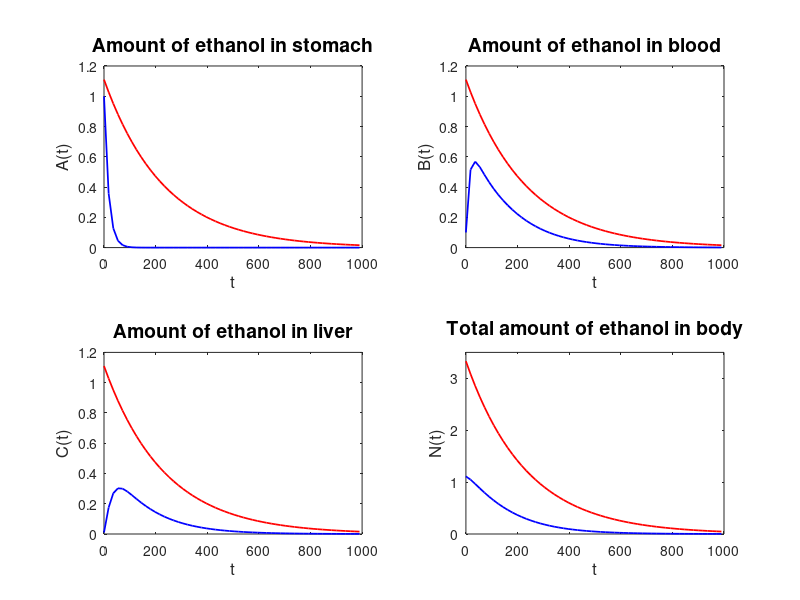

Recreate this plot in MATLAB.
%%%%%%%%%%%%%%%%%%%%%%%%%%%%%%%%%%%%%%%%%%%%%%%%%%%%%%%%%
%                                                       %
% Algorithm 2: First NSFD Method For Ethanol Metabolism %
%                                                       %
%%%%%%%%%%%%%%%%%%%%%%%%%%%%%%%%%%%%%%%%%%%%%%%%%%%%%%%%%

% Step 0: Clearing

clear all;
close all;
clc;

% Step 1: Define All Constant Problem Parameters

a = 0.1;
b = 0.025;
c = 0.020;
d = 1;

% Step 2: Set Up Time Vector, Solution Vectors And Initial Conditions

% Step 2.1: Definition Of Time Vector

T = 1000;
h = 18;
t = 0:h:T;

% Step 2.2: Definition Of Initial Conditions And Solution Matrix X

X2      = zeros(3,length(t));
eig2      = zeros(3,length(t));
A_0     = 1.00;
B_0     = 0.10;
C_0     = 0.01;
eig2(1,1) = 1.00;
eig2(2,1) = 1.00;
eig2(3,1) = 1.00;
X2(1,1) = A_0;
X2(2,1) = B_0;
X2(3,1) = C_0;

% Step 2.3: Eigenvalues and Eigenvectors of System Matrix of Super-Solution

A_Super   = [-a 0 0; a -b b; 0 b -(b+c/(d+A_0+B_0+C_0))];
[V,W]     = eig(A_Super);

% Step 3: NSFD Method For Solving The Differential Equation

% Step 3.1: Definition Of Matrix A2

A2      = zeros(3,3);
A2(1,1) = 1/(1+h*a);

% Step 3.2: Solution Loop For NSFD Scheme

for j = 1:1:(length(t)-1)
  A2(2,1)     = ((h*a)/((1+h*a)*(1+h*b)));
  A2(2,2)     = (1/(1+h*b));
  A2(2,3)     = (h*b)/((1+h*b));
  A2(3,1)     = (h^2*a*b)/((1+h*a)*(1+h*b)*(1+(h*c)/(d+X2(3,j))));
  A2(3,2)     = (h*b)/((1+h*b)*(1+(h*c)/(d+X2(3,j))));
  A2(3,3)     = 1/((1+h*b)*(1+(h*c)/(d+X2(3,j))));
  eig2(:,j+1) = eig(A2);
  X2(:,j+1)   = A2*X2(:,j);
endfor

% Step 4: Plotting Of Solutions

A2_max = max(max(A2(:,2:1:end)));

figure(2)

hold on

subplot(2,2,1);
plot(t,X2(1,:),'color','blue','linewidth',1.25);
hold on
plot(t,(A_0+B_0+C_0)*exp(max(min(W))*t),'color','red','linewidth',1.25);
title('Amount of ethanol in stomach','fontsize',14);
xlabel('t','fontsize',12);
ylabel('A(t)','fontsize',12);
yticks([0 0.2 0.4 0.6 0.8 1.0 1.2]);

subplot(2,2,2);
plot(t,X2(2,:),'color','blue','linewidth',1.25);
hold on
plot(t,(A_0+B_0+C_0)*exp(max(min(W))*t),'color','red','linewidth',1.25);
title('Amount of ethanol in blood','fontsize',14);
xlabel('t','fontsize',12);
ylabel('B(t)','fontsize',12);
yticks([0 0.2 0.4 0.6 0.8 1.0 1.2]);

subplot(2,2,3);
plot(t,X2(3,:),'color','blue','linewidth',1.25);
hold on
plot(t,(A_0+B_0+C_0)*exp(max(min(W))*t),'color','red','linewidth',1.25);
title('Amount of ethanol in liver','fontsize',14);
xlabel('t','fontsize',12);
ylabel('C(t)','fontsize',12);
yticks([0 0.2 0.4 0.6 0.8 1.0 1.2]);

subplot(2,2,4);
plot(t,X2(1,:)+X2(2,:)+X2(3,:),'color','blue','linewidth',1.25);
hold on
plot(t,3*(A_0+B_0+C_0)*exp(max(min(W))*t),'color','red','linewidth',1.25);
title('Total amount of ethanol in body','fontsize',14);
xlabel('t','fontsize',12);
ylabel('N(t)','fontsize',12);
yticks([0 1 2 3]);

hold off
